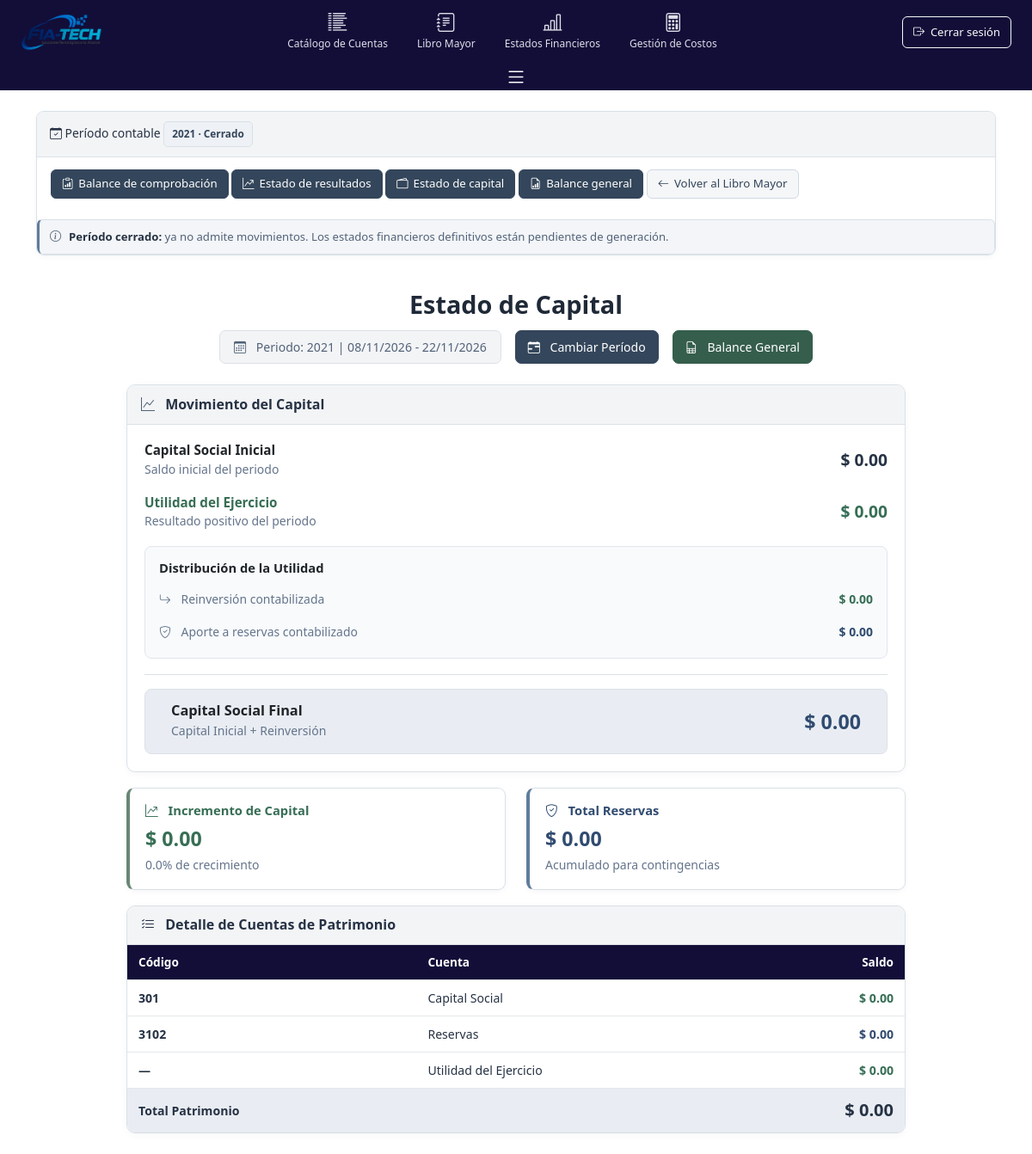
The app's page /fiatech_app/estado-capital/, older data.
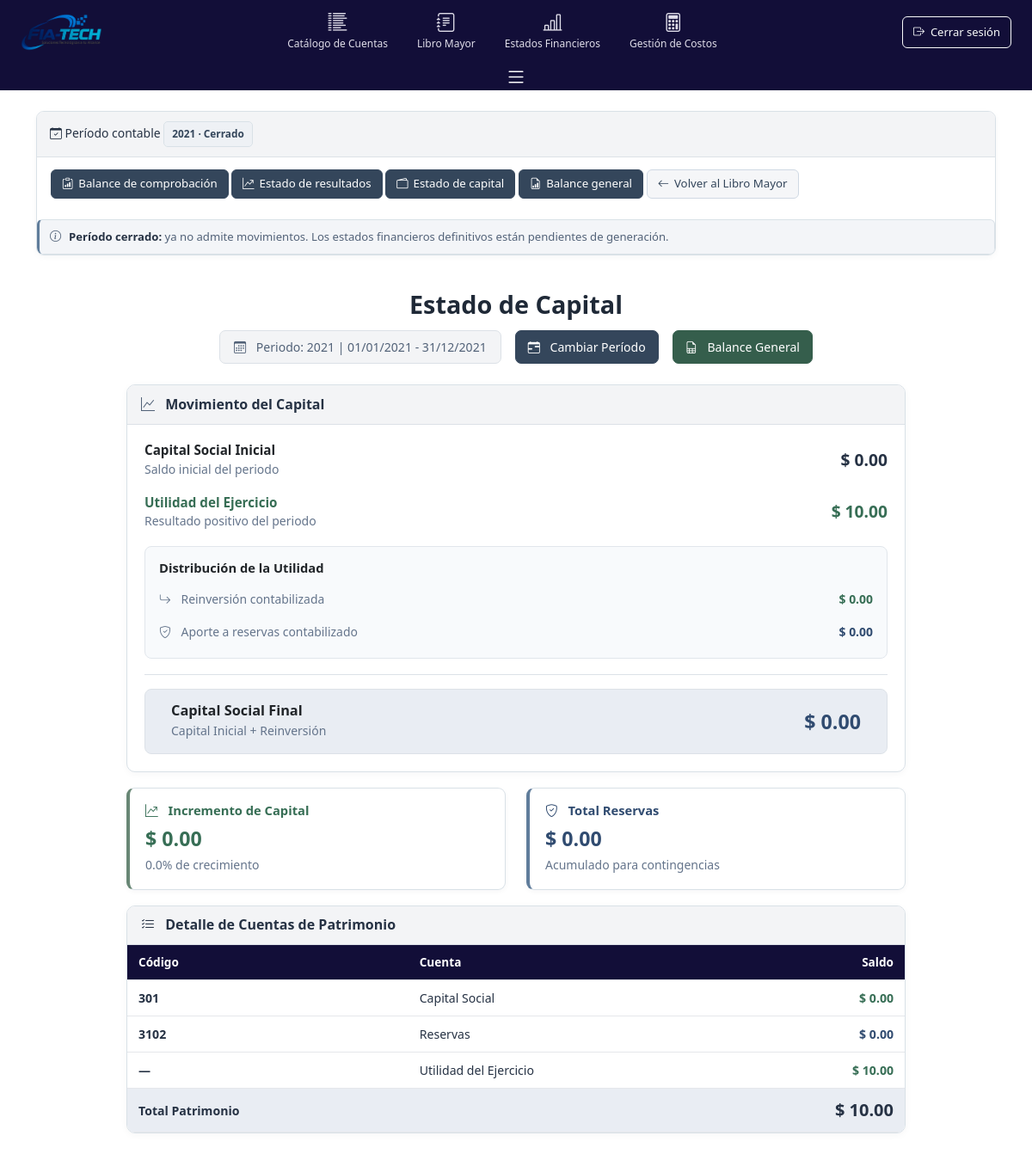
The same page, newer data.
### fiatech_app/models/contaGeneral.py (models this page shows, shortened)
class PeriodoContable(models.Model):
    ESTADOS = [
        ('ACTIVO', 'Activo'),
        ('CERRADO', 'Cerrado'),
        ('FINALIZADO', 'Finalizado'),
    ]
    año = models.IntegerField(unique=True)
    fecha_inicio = models.DateField()
    fecha_fin = models.DateField()
    estado = models.CharField(max_length=10, choices=ESTADOS, default='ACTIVO')
    fecha_creacion = models.DateTimeField(auto_now_add=True)
    class Meta:
        ordering = ['-año']

### fiatech_app/views/estadosFinancieros.py (the view, shortened to what this page needs)
def estado_capital(request):
    periodo_id = request.POST.get('periodo_id') or request.GET.get('periodo_id')
    if periodo_id:
        periodo_actual = get_object_or_404(PeriodoContable, pk=periodo_id)
    else:
        periodo_actual = (PeriodoContable.objects.filter(estado='ACTIVO').first()
                          or PeriodoContable.objects.filter(estado='CERRADO').first()
                          or PeriodoContable.objects.filter(estado='FINALIZADO').first())
    cero = Decimal('0.00')
    capital_inicial = cero
    reservas_actuales = cero
    resultado_ejercicio = cero
    patrimonio_contabilizado = cero
    if periodo_actual:
        for cuenta, saldo_deudor in _saldos_cuentas_balance(periodo_actual):
            if _tipo_cuenta_balance(cuenta) != 'PATRIMONIO':
                continue
        datos = _obtener_datos_balance_general(periodo_actual)
        resultado_ejercicio = datos['resultado_ejercicio']
    hay_perdida = resultado_ejercicio < 0
    reinversion = cero
    reservas_utilidad = cero
    reservas_totales = reservas_actuales
    capital_final = capital_inicial
    incremento_capital = cero
    porcentaje_incremento = cero
    patrimonio_final = patrimonio_contabilizado + resultado_ejercicio
    periodos = PeriodoContable.objects.all().order_by('-año')
    context = {
        'año': periodo_actual.año if periodo_actual else 'N/A',
        'capital_inicial': capital_inicial,
        'resultado_ejercicio': resultado_ejercicio,
        'reinversion': reinversion,
        'reservas_utilidad': reservas_utilidad,
        'reservas_actuales': reservas_actuales,
        'reservas_totales': reservas_totales,
        'capital_final': capital_final,
        'incremento_capital': incremento_capital,
        'porcentaje_incremento': porcentaje_incremento,
        'patrimonio_final': patrimonio_final,
        'periodo_actual': periodo_actual,
        'periodos': periodos,
        'hay_perdida': hay_perdida,
        'perdida_total': abs(resultado_ejercicio) if hay_perdida else cero,
    }
    return render(request, 'EstadosFinancieros/estadoCapital.html', context)

### fiatech_app/templates/EstadosFinancieros/estadoCapital.html (shortened to what this page needs)
{% extends 'base.html' %}
{% load static %}
{% block extra_css %}
<link rel="stylesheet" href="{% static 'css2/estadoCapital.css' %}">
<link rel="stylesheet" href="{% static 'css2/periodoContable.css' %}">
{% endblock %}
{% block content %}
{% include 'EstadosFinancieros/_nav_periodo.html' %}
<div class="container-fluid py-4 estado-capital-page">
    <div class="row mb-4">
        <div class="col-12 text-center">
            <h1 class="h3 fw-bold mb-3 estado-capital-titulo">Estado de Capital</h1>
            <div class="d-flex justify-content-center align-items-center flex-wrap gap-3">
                <div class="bg-light text-dark px-3 py-2 rounded-pill">
                    <i class="bi bi-calendar3 me-2"></i>
                    {% if periodo_actual %}
                        <span>Periodo: {{ periodo_actual.año }} |
            {{ periodo_actual.fecha_inicio|date:"d/m/Y" }} - {{ periodo_actual.fecha_fin|date:"d/m/Y" }}</span>
                    {% else %}
                        <span>Periodo: No seleccionado</span>
                    {% endif %}
                </div>
                <button class="btn btn-primary text-white" data-bs-toggle="modal" data-bs-target="#seleccionarPeriodo">
                    <i class="bi bi-calendar-range me-2"></i> Cambiar Período
                </button>
                <a class="btn btn-success" href="{% url 'balance_general' %}">
                    <i class="bi bi-file-earmark-spreadsheet me-2"></i> Balance General
                </a>
            </div>
        </div>
    </div>
    <div class="row justify-content-center">
        <div class="col-lg-10">
            <div class="card estado-capital-principal mb-4">
                <div class="card-header estado-capital-header">
                    <h3 class="mb-0"><i class="bi bi-graph-up me-2"></i> Movimiento del Capital</h3>
                </div>
                <div class="card-body">
                    <div class="row align-items-center mb-4">
                        <div class="col-md-8">
                            <h5 class="fw-bold text-dark mb-0">Capital Social Inicial</h5>
                            <small class="text-muted">Saldo inicial del periodo</small>
                        </div>
                        <div class="col-md-4 text-end">
                            <span class="fw-bold fs-4">$ {{ capital_inicial|floatformat:2 }}</span>
                        </div>
                    </div>
<div class="row align-items-center mb-4">
    <div class="col-md-8">
        {% if hay_perdida %}
            <h5 class="fw-bold text-danger mb-0">Pérdida del Ejercicio</h5>
            <small class="text-muted">Resultado negativo del periodo</small>
        {% else %}
            <h5 class="fw-bold text-success mb-0">Utilidad del Ejercicio</h5>
            <small class="text-muted">Resultado positivo del periodo</small>
        {% endif %}
    </div>
    <div class="col-md-4 text-end">
        {% if hay_perdida %}
            <span class="fw-bold fs-4 text-danger">$ {{ perdida_total|floatformat:2 }}</span>
        {% else %}
            <span class="fw-bold fs-4 text-success">$ {{ resultado_ejercicio|floatformat:2 }}</span>
        {% endif %}
    </div>
</div>
{% if not hay_perdida %}
<div class="estado-capital-distribucion rounded p-3 mb-4">
    <h6 class="fw-bold text-dark mb-3">Distribución de la Utilidad</h6>
    <div class="row align-items-center mb-2">
        <div class="col-md-7">
            <span class="text-muted">
                <i class="bi bi-arrow-return-right me-2"></i>
                Reinversión contabilizada
            </span>
        </div>
        <div class="col-md-5 text-end">
            <span class="fw-semibold text-success">$ {{ reinversion|floatformat:2 }}</span>
        </div>
    </div>
    <div class="row align-items-center">
        <div class="col-md-7">
            <span class="text-muted">
                <i class="bi bi-shield-check me-2"></i>
                Aporte a reservas contabilizado
            </span>
        </div>
        <div class="col-md-5 text-end">
            <span class="fw-semibold text-primary">$ {{ reservas_utilidad|floatformat:2 }}</span>
        </div>
    </div>
</div>
{% else %}
<div class="alert alert-warning mb-4">
    <i class="bi bi-exclamation-triangle me-2"></i>
    <strong>Pérdida del período:</strong> No hay distribución de utilidades. La pérdida disminuye el patrimonio total sin modificar directamente el capital social registrado.
</div>
{% endif %}
                    <hr class="my-4">
                    <div class="row align-items-center estado-capital-final py-3 rounded">
                        <div class="col-md-8">
                            <h4 class="fw-bold text-dark mb-0">Capital Social Final</h4>
                            <small class="text-muted">Capital Inicial + Reinversión</small>
                        </div>
                        <div class="col-md-4 text-end">
                            <span class="fw-bolder fs-3 text-success">$ {{ capital_final|floatformat:2 }}</span>
                        </div>
                    </div>
                </div>
            </div>
            <div class="row">
                <div class="col-md-6 mb-4">
                    <div class="card estado-capital-resumen resumen-incremento h-100">
                        <div class="card-body">
                            <h5 class="card-title fw-bold
                                {% if incremento_capital >= 0 %}text-success{% else %}text-danger{% endif %}">
                                <i class="bi {% if incremento_capital >= 0 %}bi-graph-up-arrow{% else %}bi-graph-down-arrow{% endif %} me-2"></i>
                                {% if incremento_capital >= 0 %}
                                    Incremento de Capital
                                {% else %}
                                    Decremento de Capital
                                {% endif %}
                            </h5>
                            <p class="h3 fw-bold
                                {% if incremento_capital >= 0 %}text-success{% else %}text-danger{% endif %} mb-1">
                                $ {{ incremento_capital|floatformat:2 }}
                            </p>
                            <small class="text-muted">
                                {{ porcentaje_incremento|floatformat:1 }}%
                                {% if incremento_capital >= 0 %}
                                    de crecimiento
                                {% else %}
                                    de reducción
                                {% endif %}
                            </small>
                        </div>
                    </div>
                </div>
                <div class="col-md-6 mb-4">
                    <div class="card estado-capital-resumen resumen-reservas h-100">
                        <div class="card-body">
                            <h5 class="card-title fw-bold text-primary">
                                <i class="bi bi-shield-check me-2"></i> Total Reservas
                            </h5>
                            <p class="h3 fw-bold text-primary mb-1">$ {{ reservas_totales|floatformat:2 }}</p>
                            <small class="text-muted">Acumulado para contingencias</small>
                        </div>
                    </div>
                </div>
            </div>
            <div class="card estado-capital-tabla-card">
                <div class="card-header estado-capital-tabla-header">
                    <h5 class="mb-0"><i class="bi bi-list-check me-2"></i> Detalle de Cuentas de Patrimonio</h5>
                </div>
                <div class="card-body">
                    <div class="table-responsive">
                        <table class="table table-hover mb-0 estado-capital-tabla">
                            <thead class="table-light">
                                <tr>
                                    <th class="fw-bold">Código</th>
                                    <th class="fw-bold">Cuenta</th>
                                    <th class="fw-bold text-end">Saldo</th>
                                </tr>
                            </thead>
                            <tbody>
                                <tr>
                                    <td class="fw-semibold">301</td>
                                    <td>Capital Social</td>
                                    <td class="text-end fw-bold text-success">$ {{ capital_final|floatformat:2 }}</td>
                                </tr>
                                <tr>
                                    <td class="fw-semibold">3102</td>
                                    <td>Reservas</td>
                                    <td class="text-end fw-bold text-primary">$ {{ reservas_totales|floatformat:2 }}</td>
                                </tr>
                                    <tr>
                                        <td class="fw-semibold">—</td>
                                        <td>
                                            {% if hay_perdida %}
                                                Pérdida del Ejercicio
                                            {% else %}
                                                Utilidad del Ejercicio
                                            {% endif %}
                                        </td>
                                        <td class="text-end fw-bold {% if hay_perdida %}text-danger{% else %}text-success{% endif %}">
                                            $ {{ resultado_ejercicio|floatformat:2 }}
                                        </td>
                                    </tr>
                                <tr class="estado-capital-total">
                                    <td class="fw-bold">Total Patrimonio</td>
                                    <td></td>
                                    <td class="text-end fw-bolder fs-5 text-dark">
                                        $ {{ patrimonio_final|floatformat:2 }}
                                    </td>
                                </tr>
                            </tbody>
                        </table>
                    </div>
                </div>
            </div>
        </div>
    </div>
</div>
{% endblock %}

### fiatech_app/templates/EstadosFinancieros/_nav_periodo.html
{% if periodo_actual %}
<div class="periodo-resumen">
    <div class="periodo-resumen-header">
        <div class="periodo-resumen-info">
            <i class="bi bi-calendar-check"></i>
            <span class="periodo-resumen-titulo">Período contable</span>
            <span class="periodo-estado {% if periodo_actual.estado == 'ACTIVO' %}periodo-activo{% else %}periodo-inactivo{% endif %}">
                {{ periodo_actual.año }} · {{ periodo_actual.get_estado_display }}
            </span>
        </div>
    </div>
    <div class="periodo-resumen-body"><div class="periodo-enlaces">
        <a href="{% url 'balance_comprobacion' %}?periodo_id={{ periodo_actual.id }}" class="btn periodo-btn"><i class="bi bi-clipboard-data"></i> Balance de comprobación</a>
        <a href="{% url 'estado_resultados' %}?periodo_id={{ periodo_actual.id }}" class="btn periodo-btn"><i class="bi bi-graph-up-arrow"></i> Estado de resultados</a>
        <a href="{% url 'estado_capital' %}?periodo_id={{ periodo_actual.id }}" class="btn periodo-btn"><i class="bi bi-wallet2"></i> Estado de capital</a>
        <a href="{% url 'balance_general' %}?periodo_id={{ periodo_actual.id }}" class="btn periodo-btn"><i class="bi bi-file-earmark-bar-graph"></i> Balance general</a>
        <a href="{% url 'libro_mayor' %}?periodo_id={{ periodo_actual.id }}" class="btn periodo-btn-volver"><i class="bi bi-arrow-left"></i> Volver al Libro Mayor</a>
    </div></div>
    {% if periodo_actual.estado == 'ACTIVO' %}
    <div class="periodo-aviso"><i class="bi bi-info-circle"></i><span><strong>Período activo:</strong> los estados financieros son provisionales y pueden cambiar al registrar transacciones o ajustes.</span></div>
    {% elif periodo_actual.estado == 'CERRADO' %}
    <div class="periodo-aviso"><i class="bi bi-info-circle"></i><span><strong>Período cerrado:</strong> ya no admite movimientos. Los estados financieros definitivos están pendientes de generación.</span></div>
    {% else %}
    <div class="periodo-aviso"><i class="bi bi-check-circle"></i><span><strong>Período finalizado:</strong> se han generado los estados financieros definitivos.</span></div>
    {% endif %}
</div>
{% endif %}

Row changes from the older to the newer data that the page shows:
removed PeriodoContable: año "2021", estado "Cerrado", fecha_inicio "08/11/2026", fecha_fin "22/11/2026"
added PeriodoContable: año "2021", estado "Cerrado", fecha_inicio "01/01/2021", fecha_fin "31/12/2021"
Text that changed along with them:
{{ resultado_ejercicio|floatformat:2 }}: "0.00" → "10.00"
{{ patrimonio_final|floatformat:2 }}: "0.00" → "10.00"
